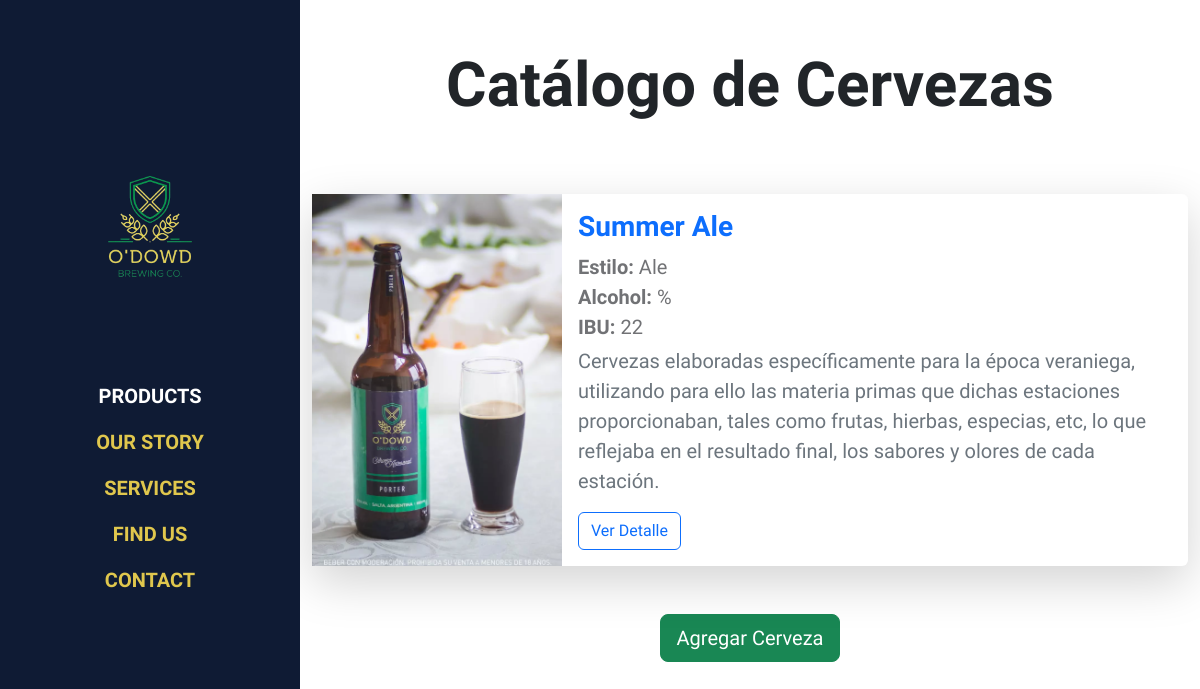
Page /catalogo/cervezas/ on the committed database.
### Catalogo/models.py (models this page shows, shortened)
class Cerveza(models.Model):
    nombre = models.CharField(max_length=30)
    descripcion = models.TextField()
    estilo = models.ForeignKey(Categoria, on_delete=models.SET_NULL, null=True)
    ibu = models.IntegerField()
    foto = models.ImageField(upload_to='catalogo/upload/img/', null=True)
    precio_litro = models.DecimalField(max_digits=10, decimal_places=2, default=0)
    disponible = models.BooleanField(default=True)

class Categoria(models.Model):
    nombre = models.CharField(max_length=30)
    descripcion =  models.TextField()
    fermentacion = models.CharField(max_length=20)
    sabor = models.CharField(max_length=30)

### Catalogo/views.py (the view)
# urls.py: path('cervezas/', views.CervezaListView.as_view(), name='cervezas'),
class CervezaListView(generic.ListView):
    model = Cerveza
    template_name = 'cerveza_list.html'
    context_object_name = 'cervezas'

### Catalogo/templates/cerveza_list.html (shortened to what this page needs)
{% extends 'base.html' %}
{% load static %}
{% block content %}
<div class="container mt-5">
  <h1 class="text-center mb-5">Catálogo de Cervezas</h1>
  <div class="row g-4">
    {% for cerveza in cervezas %}
    <div class="col-12">
      <div class="card flex-row shadow-lg border-0 mt-4">
        {% if cerveza.foto %}
        <img src="{{ cerveza.foto.url }}" class="img-fluid" alt="{{ cerveza.nombre }}" style="width: 250px; object-fit: cover;">
        {% else %}
        <img src="{% static 'img/default-beer.jpg' %}" class="img-fluid" alt="Sin imagen" style="width: 250px; object-fit: cover;">
        {% endif %}
        <div class="card-body d-flex flex-column justify-content-between">
          <div>
            <h4 class="card-title text-primary">{{ cerveza.nombre }}</h4>
            <p class="card-text mb-1">
              <strong>Estilo:</strong> {{ cerveza.estilo.nombre }}<br>
              <strong>Alcohol:</strong> {{ cerveza.porcentaje_alcohol }}%<br>
              <strong>IBU:</strong> {{ cerveza.ibu }}
            </p>
            <p class="text-muted">{{ cerveza.descripcion }}</p>
          </div>
          <a href="{% url 'servicios' cerveza.id %}" class="btn btn-outline-primary align-self-start">Ver Detalle</a>
        </div>
      </div>
    </div>
    {% endfor %}
  </div>
  <div class="text-center mt-5">
    <a class="btn btn-success btn-lg" href="{% url 'cerveza_new' %}">Agregar Cerveza</a>
  </div>
</div>
{% endblock %}

### Catalogo/static/css/odowStyle.css (style rules this page uses)
:root { --white-color: #ffffff; --primary-color: #0F1B34; --secondary-color: #c12828; --section-bg-color: #f0f8ff; --custom-btn-bg-color: #c12828; --custom-btn-bg-hover-color: #FDBB2D; --dark-color: #000000; --p-color: #717275; --border-color: #7fffd4; --link-hover-color: #B22727; --body-font-family: 'Unbounded', cursive; --h1-font-size: 74px; --h2-font-size: 46px; --h3-font-size: 32px; --h4-font-size: 28px; --h5-font-size: 24px; --h6-font-size: 22px; --p-font-size: 20px; --btn-font-size: 16px; --copyright-font-size: 14px; --border-radius-large: 100px; --border-radius-medium: 20px; --border-radius-small: 10px; --font-weight-thin: 200; --font-weight-light: 300; --font-weight-normal: 400; --font-weight-bold: 700; }
body { background-color: var(--white-color); font-family: var(--body-font-family); }
h2, h3, h4, h5, h6 { color: var(--dark-color); }
h1, h2, h3, h4, h5, h6 { font-weight: var(--font-weight-bold); }
h1 { font-size: var(--h1-font-size); }
h4 { font-size: var(--h4-font-size); }
p { color: var(--p-color); font-size: var(--p-font-size); font-weight: var(--font-weight-light); }
a, button { touch-action: manipulation; transition: all 0.3s; }
a { display: inline-block; color: var(--primary-color); text-decoration: none; }
b, strong { font-weight: var(--font-weight-bold); }
@media screen and (max-width: 1200px) { h1 { font-size: 62px; } }

### rows in the picture
Cerveza: foto (picture), nombre "Summer Ale", estilo.nombre "Ale", ibu "22", descripcion "Cervezas elaboradas específicamente para la época veraniega, utilizando para ello las materia primas que dichas estaciones proporcionaban, tales como frutas, hierbas, especias, etc, lo que reflejaba en el resultado final, los sabores y olores de cada estación."
